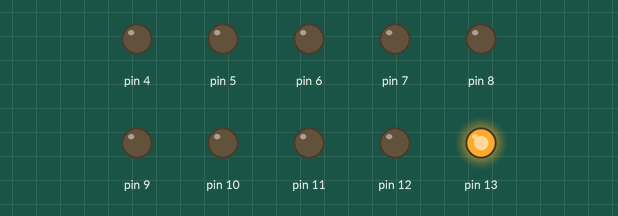
Simulated run of this sketch. Board: Arduino Uno, built with avr-gcc and run on an emulated ATmega328P. Parts: output pins drawn as LEDs (lit = HIGH).

Above: at 0.05 s.
At 1.05 s:
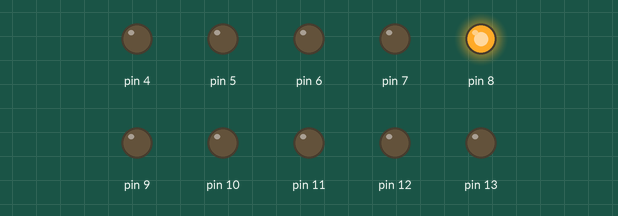
At 2.05 s:
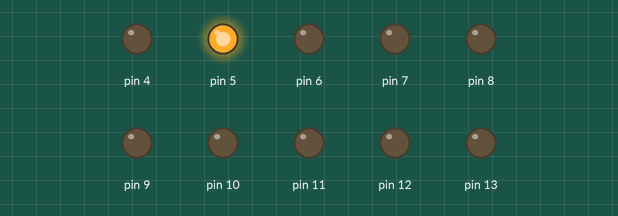
At 4.05 s:
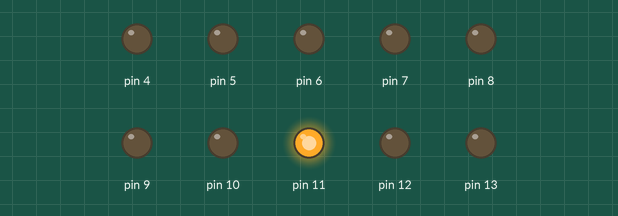
At 6.05 s:
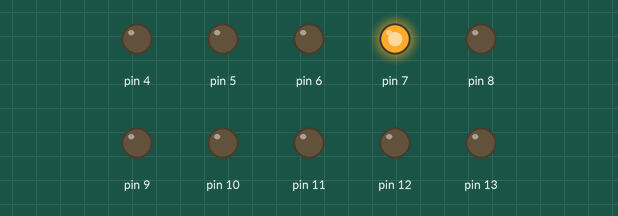
At 8.15 s:
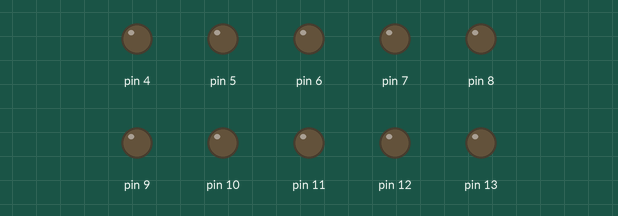
Timing chart, 0 to 8.4 s (numbered marks = the images above):
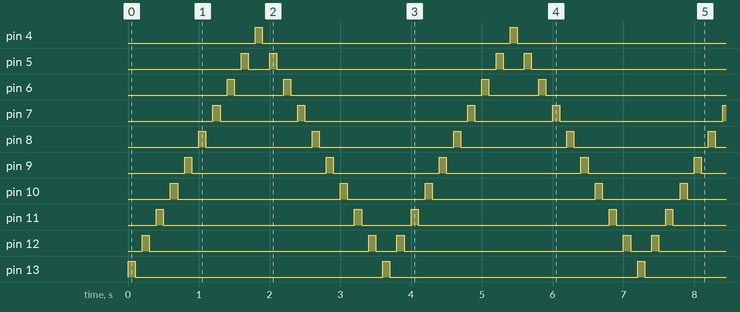

Measured:
- by itself, pin 4, pin 13: alternates HIGH for 0.10 s and LOW for 3.5 s
- by itself, pin 5: repeats every 3.6 s: LOW 0.30 s, HIGH 0.10 s, LOW 3.1 s, HIGH 0.10 s
- by itself, pin 6: repeats every 3.6 s: LOW 0.70 s, HIGH 0.10 s, LOW 2.7 s, HIGH 0.10 s
- by itself, pin 7: repeats every 3.6 s: LOW 1.1 s, HIGH 0.10 s, LOW 2.3 s, HIGH 0.10 s
- by itself, pin 8: repeats every 3.6 s: LOW 1.5 s, HIGH 0.10 s, LOW 1.9 s, HIGH 0.10 s
- by itself, pin 9: repeats every 3.6 s: LOW 1.9 s, HIGH 0.10 s, LOW 1.5 s, HIGH 0.10 s
- by itself, pin 10: repeats every 3.6 s: LOW 2.3 s, HIGH 0.10 s, LOW 1.1 s, HIGH 0.10 s
- by itself, pin 11: repeats every 3.6 s: LOW 2.7 s, HIGH 0.10 s, LOW 0.70 s, HIGH 0.10 s

The sketch:

led_class.ino
```cpp
// C++ code
//

class Led

{


  private :

  byte pin;


  public :


  Led(byte pin){

    this->pin = pin;
  };


  void init(){

   pinMode(pin,OUTPUT);
  }

  void blink(byte t){

  digitalWrite(pin, HIGH);
  delay(t); // Wait for 1000 millisecond(s)
  digitalWrite(pin, LOW);
  delay(t); // Wait for 1000 millisecond(s)

  }


};


Led led1(13);
Led led2(12);
Led led3(11);
Led led4(10);
Led led5(9);
Led led6(8);
Led led7(7);
Led led8(6);
Led led9(5);
Led led10(4);


void setup()
{
  led1.init();
  led2.init();
  led3.init();
  led4.init();
  led5.init();
  led6.init();
  led7.init();
  led8.init();
  led9.init();
  led10.init();
}

void loop()
{

  led1.blink(100);
  led2.blink(100);
  led3.blink(100);
  led4.blink(100);
  led5.blink(100);
  led6.blink(100);
  led7.blink(100);
  led8.blink(100);
  led9.blink(100);
  led10.blink(100);

  led9.blink(100);
  led8.blink(100);
  led7.blink(100);
  led6.blink(100);
  led5.blink(100);
  led4.blink(100);
  led3.blink(100);
  led2.blink(100);


}
```
